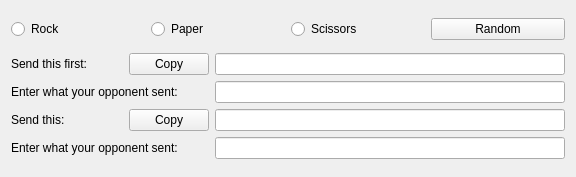
<?xml version="1.0" encoding="UTF-8"?>
<ui version="4.0">
 <class>MainWindow</class>
 <widget class="QMainWindow" name="MainWindow">
  <property name="geometry">
   <rect>
    <x>0</x>
    <y>0</y>
    <width>576</width>
    <height>177</height>
   </rect>
  </property>
  <property name="sizePolicy">
   <sizepolicy hsizetype="Preferred" vsizetype="MinimumExpanding">
    <horstretch>0</horstretch>
    <verstretch>0</verstretch>
   </sizepolicy>
  </property>
  <property name="windowTitle">
   <string>Rock-paper-scissors</string>
  </property>
  <property name="windowIcon">
   <iconset resource="../resources.qrc">
    <normaloff>:/img/icon_scissors.png</normaloff>:/img/icon_scissors.png</iconset>
  </property>
  <widget class="QWidget" name="centralWidget">
   <layout class="QVBoxLayout" name="verticalLayout" stretch="0,1">
    <item>
     <layout class="QHBoxLayout" name="horizontalLayout">
      <item>
       <widget class="QRadioButton" name="rockRadioButton">
        <property name="text">
         <string>Rock</string>
        </property>
        <property name="icon">
         <iconset resource="../resources.qrc">
          <normaloff>:/img/100px-Rock-paper-scissors_(rock).png</normaloff>:/img/100px-Rock-paper-scissors_(rock).png</iconset>
        </property>
       </widget>
      </item>
      <item>
       <widget class="QRadioButton" name="paperRadioButton">
        <property name="text">
         <string>Paper</string>
        </property>
        <property name="icon">
         <iconset resource="../resources.qrc">
          <normaloff>:/img/100px-Rock-paper-scissors_(paper).png</normaloff>:/img/100px-Rock-paper-scissors_(paper).png</iconset>
        </property>
       </widget>
      </item>
      <item>
       <widget class="QRadioButton" name="scissorsRadioButton">
        <property name="text">
         <string>Scissors</string>
        </property>
        <property name="icon">
         <iconset resource="../resources.qrc">
          <normaloff>:/img/100px-Rock-paper-scissors_(scissors).png</normaloff>:/img/100px-Rock-paper-scissors_(scissors).png</iconset>
        </property>
       </widget>
      </item>
      <item>
       <widget class="QPushButton" name="randomPushButton">
        <property name="text">
         <string>Random</string>
        </property>
       </widget>
      </item>
     </layout>
    </item>
    <item>
     <layout class="QGridLayout" name="gridLayout">
      <property name="sizeConstraint">
       <enum>QLayout::SetMinimumSize</enum>
      </property>
      <item row="1" column="0">
       <widget class="QLabel" name="opponentHashLabel">
        <property name="text">
         <string>Enter what your opponent sent:</string>
        </property>
       </widget>
      </item>
      <item row="2" column="1">
       <widget class="QLineEdit" name="myCleartextLineEdit"/>
      </item>
      <item row="3" column="0">
       <widget class="QLabel" name="opponentCleartextLabel">
        <property name="text">
         <string>Enter what your opponent sent:</string>
        </property>
       </widget>
      </item>
      <item row="3" column="1">
       <widget class="QLineEdit" name="opponentCleartextLineEdit"/>
      </item>
      <item row="0" column="1">
       <widget class="QLineEdit" name="myHashLineEdit">
        <property name="enabled">
         <bool>true</bool>
        </property>
        <property name="minimumSize">
         <size>
          <width>350</width>
          <height>0</height>
         </size>
        </property>
        <property name="text">
         <string/>
        </property>
        <property name="readOnly">
         <bool>true</bool>
        </property>
       </widget>
      </item>
      <item row="1" column="1">
       <widget class="QLineEdit" name="opponentHashLineEdit"/>
      </item>
      <item row="0" column="0">
       <layout class="QHBoxLayout" name="horizontalLayout_4">
        <item>
         <widget class="QLabel" name="myHashLabel">
          <property name="text">
           <string>Send this first:</string>
          </property>
         </widget>
        </item>
        <item>
         <spacer name="horizontalSpacer">
          <property name="orientation">
           <enum>Qt::Horizontal</enum>
          </property>
          <property name="sizeHint" stdset="0">
           <size>
            <width>40</width>
            <height>20</height>
           </size>
          </property>
         </spacer>
        </item>
        <item>
         <widget class="QPushButton" name="copyMyHashButton">
          <property name="text">
           <string>Copy</string>
          </property>
         </widget>
        </item>
       </layout>
      </item>
      <item row="2" column="0">
       <layout class="QHBoxLayout" name="horizontalLayout_5">
        <item>
         <widget class="QLabel" name="myCleartextLabel">
          <property name="text">
           <string>Send this:</string>
          </property>
         </widget>
        </item>
        <item>
         <spacer name="horizontalSpacer_2">
          <property name="orientation">
           <enum>Qt::Horizontal</enum>
          </property>
          <property name="sizeHint" stdset="0">
           <size>
            <width>40</width>
            <height>20</height>
           </size>
          </property>
         </spacer>
        </item>
        <item>
         <widget class="QPushButton" name="copyMyCleartextButton">
          <property name="text">
           <string>Copy</string>
          </property>
         </widget>
        </item>
       </layout>
      </item>
     </layout>
    </item>
   </layout>
  </widget>
 </widget>
 <layoutdefault spacing="6" margin="11"/>
 <resources>
  <include location="../resources.qrc"/>
 </resources>
 <connections/>
</ui>
